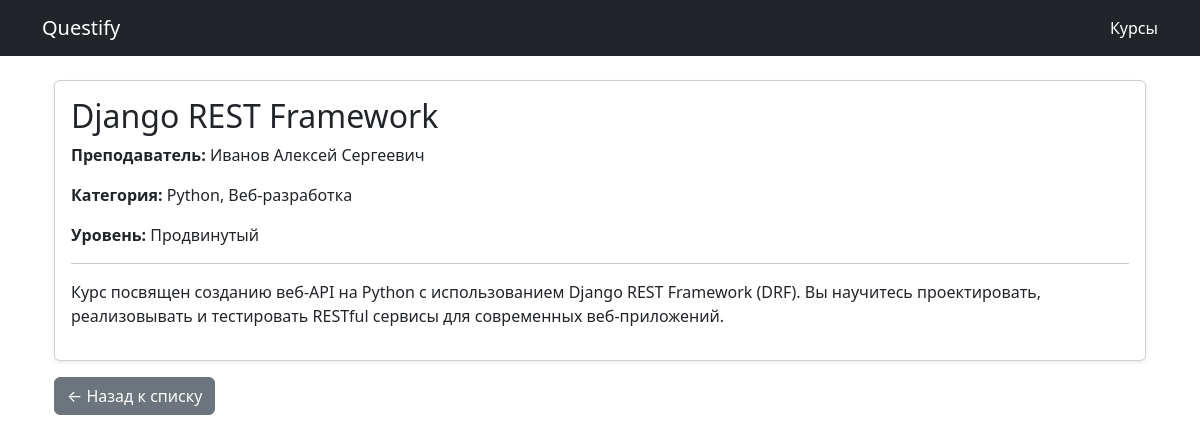
/course/5/, run on the app's committed database.
### course/models/course.py (models this page shows, shortened)
class Course(models.Model):
    class LevelChoices(models.IntegerChoices):
        BEGINNER = 1, "Начальный"
        INTERMEDIATE = 2, "Средний"
        ADVANCED = 3, "Продвинутый"
    title = models.CharField(max_length=200, verbose_name="Название", help_text="Название курса")
    description = models.TextField(null=True, verbose_name="Описание", blank=True)
    price = models.FloatField(null=True, verbose_name="Цена", blank=True)
    published = models.DateTimeField(db_index=True, verbose_name="Опубликовано", default=timezone.now)
    level = models.SmallIntegerField("Уровень сложности", choices=LevelChoices.choices, default=LevelChoices.BEGINNER)
    teacher = models.ForeignKey("course.Teacher", on_delete=models.CASCADE, blank=True, null=True, related_name="course")
    category = models.ManyToManyField(Category, verbose_name="Категория", blank=True)
    class Meta:
        verbose_name_plural = "Курсы"
        verbose_name = "Курс"
        ordering = ['-published']
        unique_together = ["title", "teacher"]
        get_latest_by = "published"

class Category(models.Model):
    name = models.CharField("Название категории", max_length=30, unique=True)
    class Meta:
        verbose_name = "Категория"
        verbose_name_plural = "Категории"

### course/models/teacher.py (models this page shows)
class Teacher(models.Model):
    name = models.CharField("Имя", max_length=30)
    surname = models.CharField("Фамилия", max_length=50)
    patronymic = models.CharField("Отчество", max_length=50, null=True, blank=True)
    years_of_experience = models.PositiveIntegerField("Опыт преподавания (лет)")
    class Meta:
        verbose_name = "Преподаватель"
        verbose_name_plural = "Преподаватели"
        ordering = ["surname", "name"]
    def __str__(self):
        return " ".join(filter(None, [self.surname, self.name, self.patronymic]))

### course/views.py (the view)
# urls.py: path('<int:pk>/', CourseDetailView.as_view(), name='course_detail'),
class CourseDetailView(DetailView):
    model = Course
    template_name = "course/course_detail.html"
    context_object_name = "course"

### course/templates/course/course_detail.html
{% extends "base.html" %}
{% block content %}
<div class="container mt-4">
  <div class="card shadow-sm">
    <div class="card-body">
      <h2 class="card-title">{{ course.title }}</h2>
      <p><strong>Преподаватель:</strong> {{ course.teacher }}</p>
      <p><strong>Категория:</strong>
        {% for cat in course.category.all %}
                 {{ cat.name }}{% if not forloop.last %}, {% endif %}
                {% empty %}
                  Нет
                {% endfor %}
      </p>
      <p><strong>Уровень:</strong> {{ course.get_level_display }}</p>
      <hr>
      <p>{{ course.description }}</p>
    </div>
  </div>
  <a href="{% url 'course_list' %}" class="btn btn-secondary mt-3">← Назад к списку</a>
</div>
{% endblock %}

### data on the page
Course: title "Django REST Framework", teacher "Иванов Алексей Сергеевич", level "Продвинутый", description "Курс посвящен созданию веб-API на Python с использованием Django REST Framework (DRF). Вы научитесь проектировать, реализовывать и тестировать RESTful сервисы для современных веб-приложений."
Category: name "Python"
Category: name "Веб-разработка"
